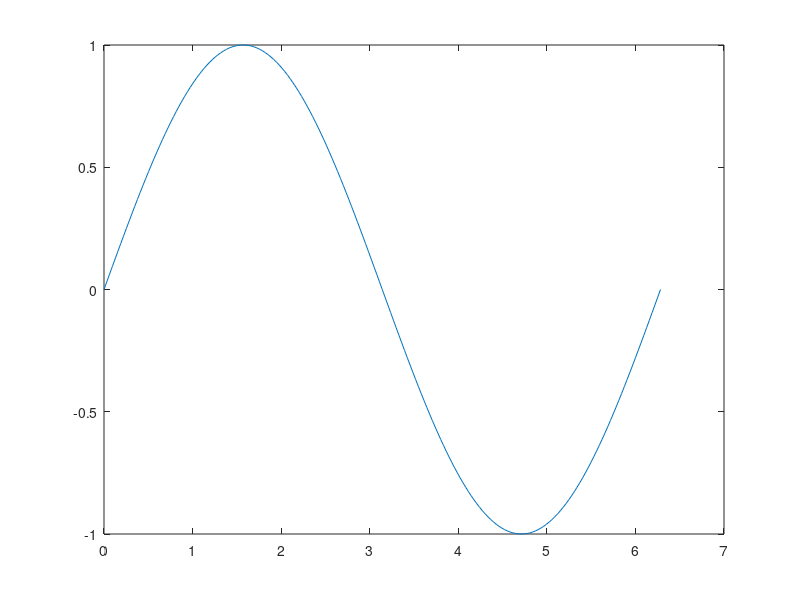
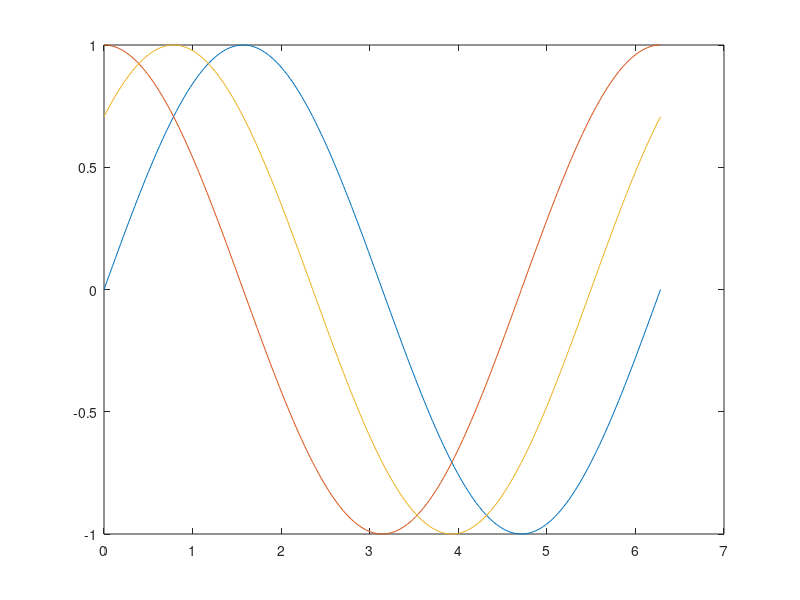
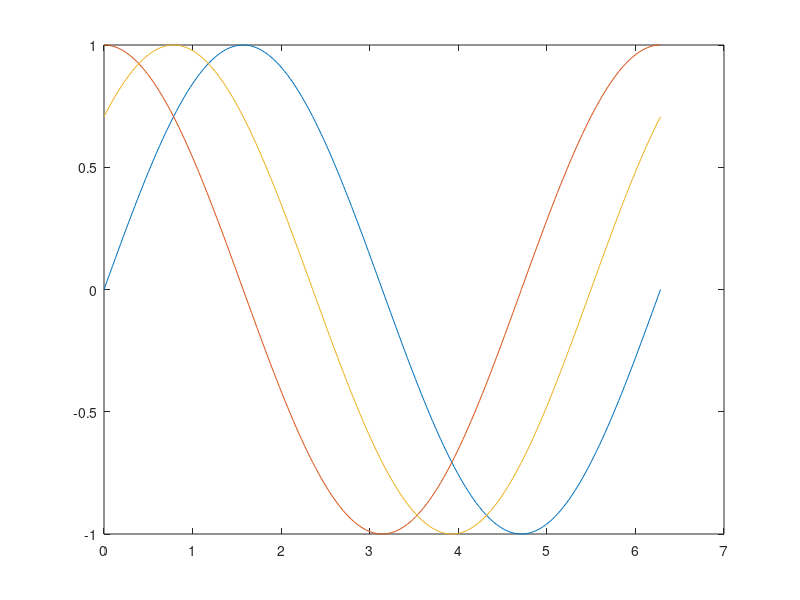
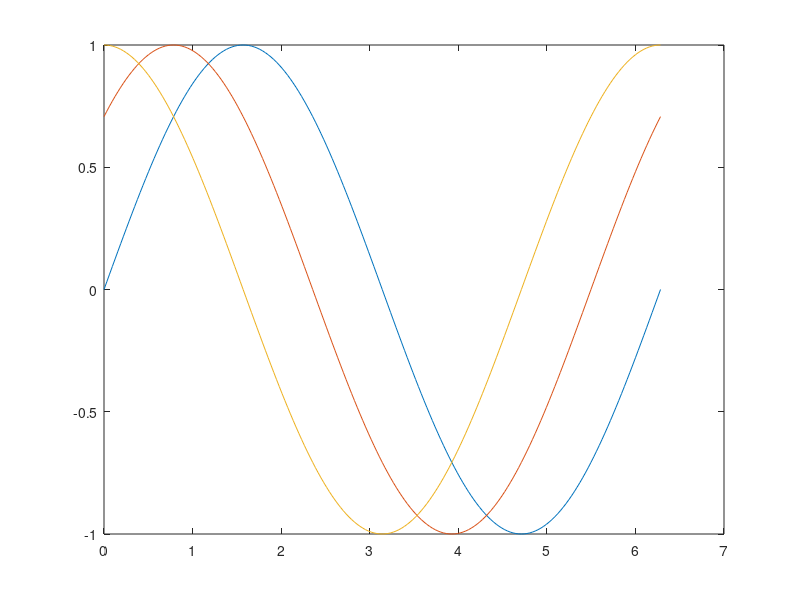

Write the MATLAB code that produced these figures, in order.
% clear
% clc
% 
% %% membuat plotting
% 
% 1. Simple Line Plot

x = 0:pi/100:2*pi;
y = sin(x);

figure(1); % membuat figure dengan nomor 1
plot(x,y);
% 
% % 2. Multiple Line

x = 0:pi/100:2*pi;
y1 = sin(x);
y2 = cos(x);
y3 = sin(x + pi/4);

figure(2);
plot(x,y1,x,y2,x,y3);

figure(3);
plot(x,y1);
hold on
plot(x,y2);
plot(x,y3);
hold off
% 
% 3. plot dari matrix
x = 0:pi/100:2*pi;
y1 = sin(x);
y2 = sin(x+pi/4);
y3 = sin(x+pi/2);

figure(4);
m = [y1;y2;y3]';
plot(x,m);






